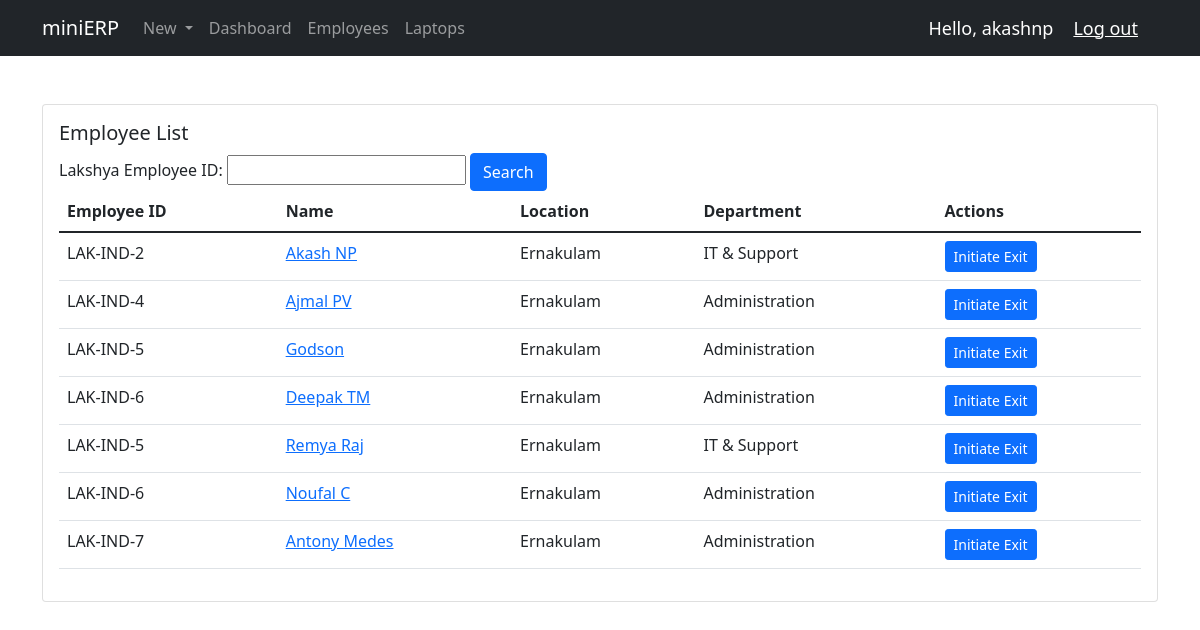
Before: /emp_exit/ (signed in) with the older database file.
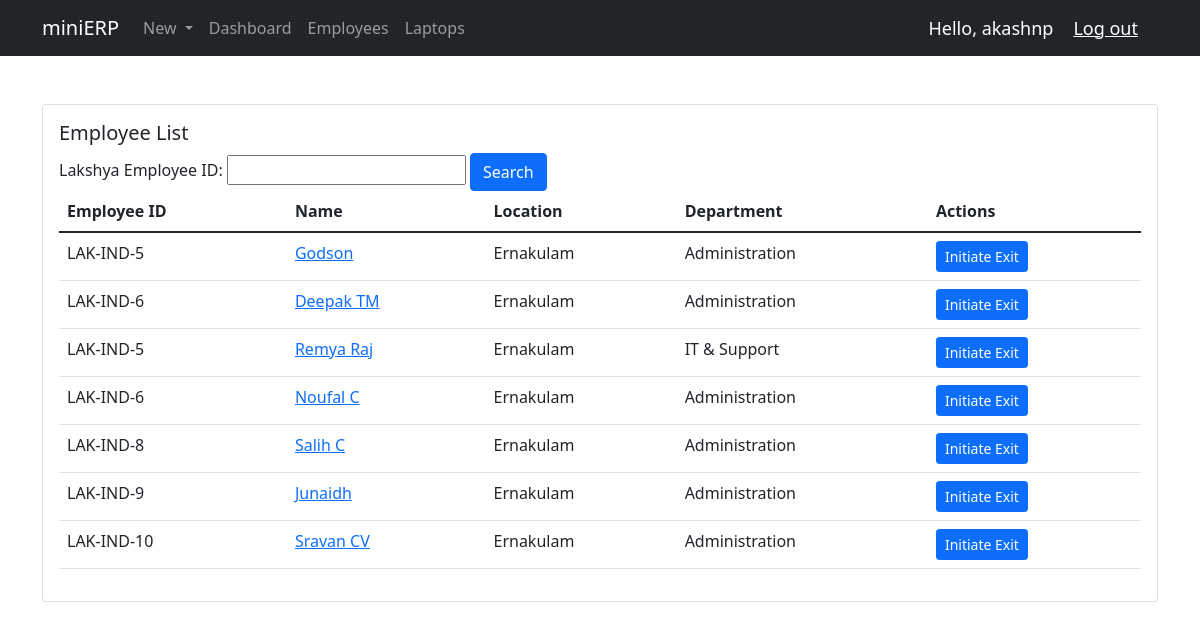
After: the same page with the newer database file.
### hardware/models.py (models this page shows, shortened)
class Employee(models.Model):
    EMPLOYEE_STATUS = (
        ('Active', 'Active'),
        ('InActive', 'Inactive'),
    )
    user = models.OneToOneField(User, null=True, on_delete=models.CASCADE)
    emp_id = models.AutoField(primary_key=True, editable=False)
    lk_emp_id = models.CharField(null=True, blank=True, max_length=15)
    dept_id = models.ForeignKey(Department, null=True, on_delete=models.SET_NULL)
    desig_id = models.ForeignKey(Designation, null=True, on_delete=models.SET_NULL)
    profilePic = models.ImageField(null=True, blank=True)
    emp_name = models.CharField(max_length=100, null=True)
    emp_email = models.CharField(max_length=100, null=True)
    emp_phone = models.IntegerField(null=True)
    emp_status = models.CharField(max_length=10, null=True, choices=EMPLOYEE_STATUS)
    loc_id = models.ForeignKey(Location, null=True, blank=False, on_delete=models.SET_NULL)
    emp_date_joined = models.DateField
    emp_date_exited = models.DateField
    emp_date_created = models.DateField(auto_now_add=True)
    history = HistoricalRecords()

class Location(models.Model):
    location_id = models.AutoField(primary_key=True, editable=False)
    location = models.CharField(max_length=20, null=True)
    def __str__(self):
        return self.location

class Department(models.Model):
    department_id = models.AutoField(primary_key=True, editable=False)
    dept_name = models.CharField(max_length=50, null=False, blank=False)
    def __str__(self):
        return self.dept_name

### hardware/decorators.py (the view)
        def wrapper_func(request, *args, **kwargs):
            group = None
            if request.user.groups.exists():
                group = request.user.groups.all()[0].name
            if group in allowed_roles:
                return view_func(request, *args, **kwargs)
            else:
                return HttpResponse("You are not authorized to view this page!")

### hardware/views.py (called while the page is built)
@login_required(login_url='login')
@allowed_users(allowed_roles=['admin'])
def emp_exit(request):
    employees = Employee.objects.filter(emp_status='Active')
    myExitFilter = ExitEmployeeFilter(request.GET, queryset=employees)
    employees = myExitFilter.qs
    context = {'myExitFilter':myExitFilter, 'employees':employees}
    return render(request, 'hardware/emp_exit.html', context)

### hardware/templates/hardware/emp_exit.html
{% extends 'hardware/main.html' %}
{% block content %}
<div class="container">
    <div class="row my-4">
        <div class="col">
            <div class="card card-body">
                <h5 class="card-title">Employee List</h5>
                <form method="GET">
                  {{myExitFilter.form}}
                  <button class="btn btn-primary" type="submit">Search</button>
                </form>
                <table class="table table-stripped">
                    <thead>
                      <tr>
                        <th scope="col">Employee ID</th>
                        <th scope="col">Name</th>
                        <th scope="col">Location</th>
                        <th scope="col">Department</th>
                        <th scope="col">Actions</th>
                      </tr>
                    </thead>
                    <tbody>
                      {% for employee in employees %}
                      <tr>
                        <td>{{employee.lk_emp_id}}</td>
                        <td><a href="{% url 'employee' pk=employee.emp_id %}">{{employee.emp_name}}</a></td>
                        <td>{{employee.loc_id}}</td>
                        <td>{{employee.dept_id}}</td>
                        <td><a class="btn btn-primary btn-sm" href="{% url 'emp_exit_confirm' pk=employee.emp_id %}">Initiate Exit</a></td>
                      </tr>
                      {% endfor %}
                    </tbody>
                </table>
            </div>
        </div>
    </div>
</div>
{% endblock content %}

Changed rows visible on the page:
no longer on this page (row edited): Employee: lk_emp_id "LAK-IND-2", emp_name "Akash NP", loc_id "Ernakulam", dept_id "IT & Support"
no longer on this page (row edited): Employee: lk_emp_id "LAK-IND-4", emp_name "Ajmal PV", loc_id "Ernakulam", dept_id "Administration"
no longer on this page (row edited): Employee: lk_emp_id "LAK-IND-7", emp_name "Antony Medes", loc_id "Ernakulam", dept_id "Administration"
added Employee: lk_emp_id "LAK-IND-8", emp_name "Salih C", loc_id "Ernakulam", dept_id "Administration"
added Employee: lk_emp_id "LAK-IND-9", emp_name "Junaidh", loc_id "Ernakulam", dept_id "Administration"
added Employee: lk_emp_id "LAK-IND-10", emp_name "Sravan CV", loc_id "Ernakulam", dept_id "Administration"
